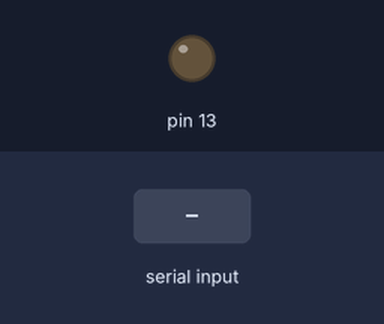
A sketch run on a simulated Arduino Uno, built with avr-gcc and run on an emulated ATmega328P. Shown: output pins drawn as LEDs (lit = HIGH). Dashed ring = blinking. The test bench sets the inputs (shaded band).

Above: at 1.2 s.
1.3 s: "blink" received over Serial
At 2.7 s:
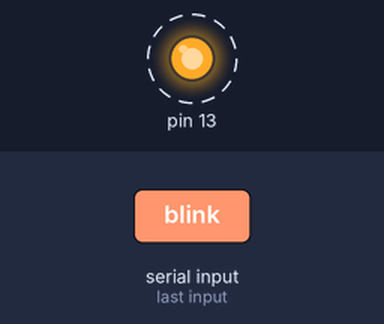
Timing chart, 0 to 8.3 s (numbered marks = the images above; inputs shaded):
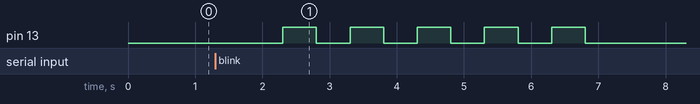

The sketch:

arduino_serial_communications1.ino
```cpp
void setup()
{
  Serial.begin(9600);
  pinMode(13,OUTPUT);
}


void blink()
{
  for(int i=0; i<5; i++)
  {
    digitalWrite(13, HIGH);
    delay(500);
    digitalWrite(13, LOW);
    delay(500);
  }
}

void loop()
{
  if(Serial.readString() == "blink")
  {
    blink();
  }

}
```

Measured:
- after the input at 1.3 s, pin 13: alternates HIGH for 0.50 s and LOW for 0.50 s, 10 changes in all, then stays LOW, starting after 1.0 s
